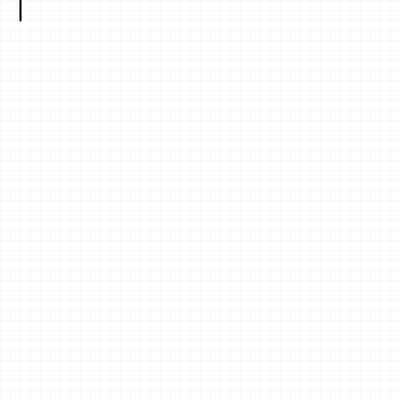
Frame 1 (no input)
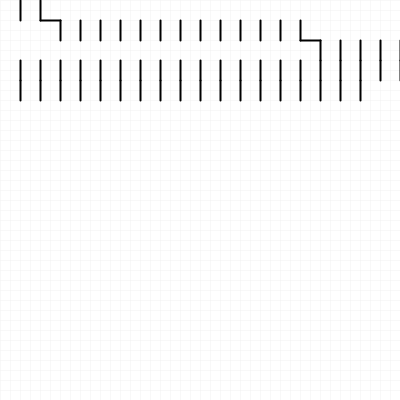
Frame 60 (the mouse pressed at the canvas centre just before this capture)
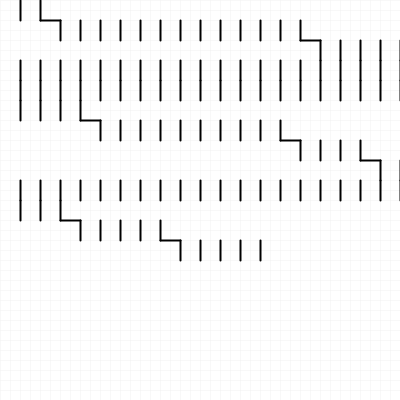
Frame 120 (the mouse held since frame 60 and released just before this capture)

The Processing sketch that drew these frames (run headless with seeded random() and noise(); from frame 60 on, the mouse is pressed at the canvas centre):

// Processing sketch: sketch_10Print_04
// ── sketch_10Print_04.pde
/*------------------------------------
 10Print
 Linee orizzontali e verticali 
 04 - Terza alterazione: incrementi nelle singole condizioni
 ------------------------------------*/

int x= 0;
int y = 0;
int step = width/5;
float randomValue = 0.9;


void setup() {
  size(400, 400);
  background(255);

  //griglia di background
  float gridSize = width/40;
  for (int i= 0; i<width; i+=gridSize) { 
    strokeWeight(0.5);
    stroke(240);
    line(0, i, width, i); //linea verticale
    line(i, 0, i, height);//linea orizzontale
  }
}

void draw() {

  if (y <= height-step/2) { 

    strokeWeight(2);
    stroke(0);
    if (random(1)<randomValue) { 
      line(x+step, y, x+step, y+step); //linea verticale
      x += step;
    } else {
      line(x, y+step, x+step, y+step);//linea orizzontale
      y += step;
    }

    //per cambiare riga
    if (x>width-step) {
      x = 0;
      y += step;
    }   
    println("X = "+x+" and Y ="+y);
  }
}
